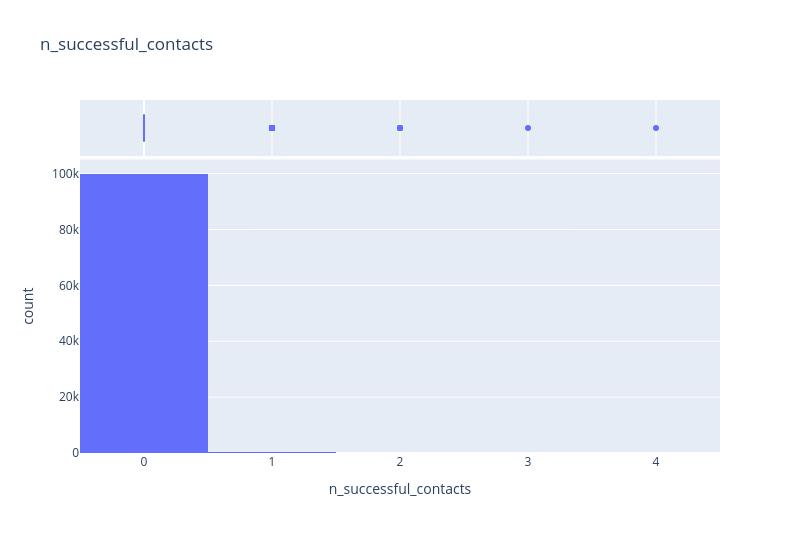
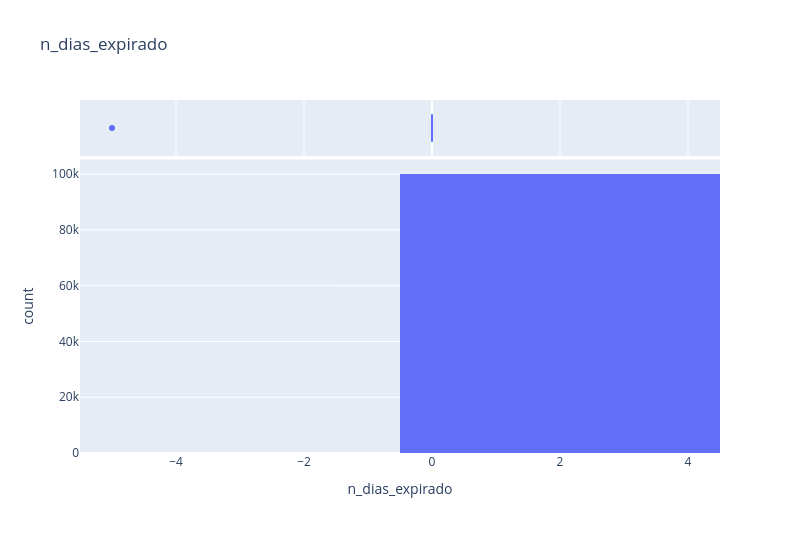
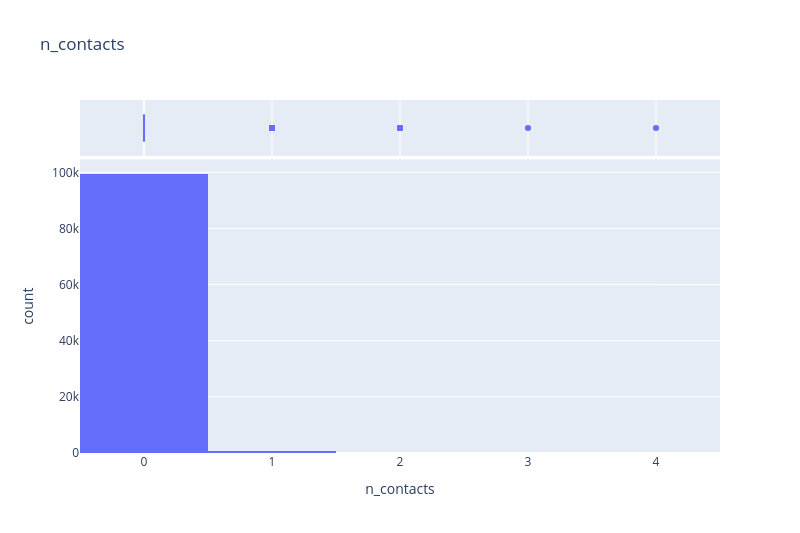
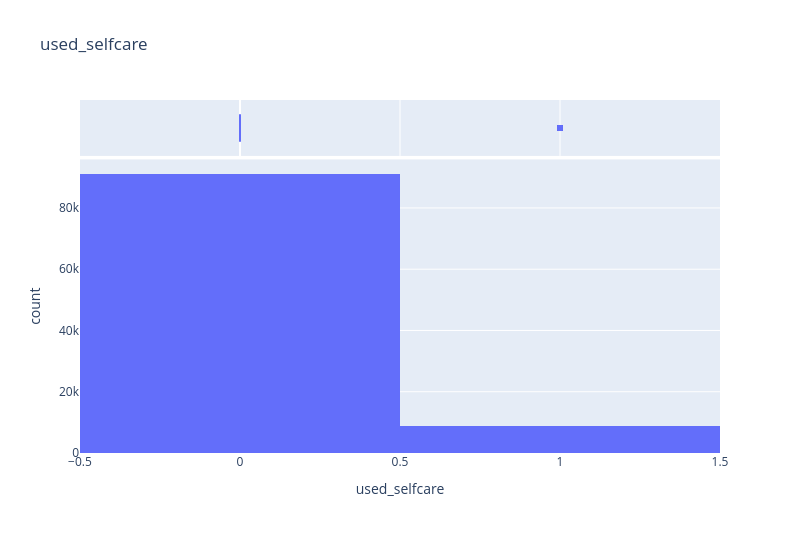

Notebook code for these charts, in order:
### Markdown cell above
### 📈 Visualize Top Correlated Features

Instead of plotting all 58 features, we'll focus on the **top 10 features most correlated with churn**.
This is more efficient and focuses on what matters for modeling.

### Code cell
# Visualize features with data quality issues

def plot_feature(df, col):
    """Plot histogram for numeric or bar chart for categorical."""
    
    if pd.api.types.is_numeric_dtype(df[col]):
        fig = px.histogram(df, x=col, title=f"{col}", marginal='box', width=w, height=w/1.5)
    else:
        counts = df[col].value_counts().head(15)
        fig = px.bar(x=counts.index, y=counts.values, title=f"{col} (top 15)", 
                     text=counts.values, width=w, height=w/1.5)
    fig.show()

# Plot top features with issues
print(f"📊 Plotting top 8 features with data quality flags:\n")
for col in summary.head(8).index:
    print(f"  {col}: {summary.loc[col, 'flags']}")
    plot_feature(df, col)

### Figure 1 — Plotly figure (JSON) as saved in the notebook; plotly's stock layout.template omitted (floating-point values rounded to 4 significant figures; data arrays with more than 128 entries replaced by an {"elided": "..."} marker saying what was removed)
{"data": [{"bingroup": "x", "hovertemplate": "n_successful_contacts=%{x}<br>count=%{y}<extra></extra>", "legendgroup": "", "marker": {"color": "#636efa", "pattern": {"shape": ""}}, "name": "", "orientation": "v", "showlegend": false, "type": "histogram", "x": {"elided": "100000 int values"}, "xaxis": "x", "yaxis": "y"}, {"hovertemplate": "n_successful_contacts=%{x}<extra></extra>", "legendgroup": "", "marker": {"color": "#636efa"}, "name": "", "notched": true, "showlegend": false, "type": "box", "x": {"elided": "100000 int values"}, "xaxis": "x2", "yaxis": "y2"}], "layout": {"barmode": "relative", "height": 533.3, "legend": {"tracegroupgap": 0}, "title": {"text": "n_successful_contacts"}, "width": 800, "xaxis": {"anchor": "y", "domain": [0, 1], "title": {"text": "n_successful_contacts"}}, "xaxis2": {"anchor": "y2", "domain": [0, 1], "matches": "x", "showgrid": true, "showticklabels": false}, "yaxis": {"anchor": "x", "domain": [0, 0.8316], "title": {"text": "count"}}, "yaxis2": {"anchor": "x2", "domain": [0.8416, 1], "matches": "y2", "showgrid": false, "showline": false, "showticklabels": false, "ticks": ""}}}

### Figure 2 — Plotly figure (JSON) as saved in the notebook; plotly's stock layout.template omitted (floating-point values rounded to 4 significant figures; data arrays with more than 128 entries replaced by an {"elided": "..."} marker saying what was removed)
{"data": [{"bingroup": "x", "hovertemplate": "n_dias_expirado=%{x}<br>count=%{y}<extra></extra>", "legendgroup": "", "marker": {"color": "#636efa", "pattern": {"shape": ""}}, "name": "", "orientation": "v", "showlegend": false, "type": "histogram", "x": {"elided": "100000 int values"}, "xaxis": "x", "yaxis": "y"}, {"hovertemplate": "n_dias_expirado=%{x}<extra></extra>", "legendgroup": "", "marker": {"color": "#636efa"}, "name": "", "notched": true, "showlegend": false, "type": "box", "x": {"elided": "100000 int values"}, "xaxis": "x2", "yaxis": "y2"}], "layout": {"barmode": "relative", "height": 533.3, "legend": {"tracegroupgap": 0}, "title": {"text": "n_dias_expirado"}, "width": 800, "xaxis": {"anchor": "y", "domain": [0, 1], "title": {"text": "n_dias_expirado"}}, "xaxis2": {"anchor": "y2", "domain": [0, 1], "matches": "x", "showgrid": true, "showticklabels": false}, "yaxis": {"anchor": "x", "domain": [0, 0.8316], "title": {"text": "count"}}, "yaxis2": {"anchor": "x2", "domain": [0.8416, 1], "matches": "y2", "showgrid": false, "showline": false, "showticklabels": false, "ticks": ""}}}

### Figure 3 — Plotly figure (JSON) as saved in the notebook; plotly's stock layout.template omitted (floating-point values rounded to 4 significant figures; data arrays with more than 128 entries replaced by an {"elided": "..."} marker saying what was removed)
{"data": [{"bingroup": "x", "hovertemplate": "n_contacts=%{x}<br>count=%{y}<extra></extra>", "legendgroup": "", "marker": {"color": "#636efa", "pattern": {"shape": ""}}, "name": "", "orientation": "v", "showlegend": false, "type": "histogram", "x": {"elided": "100000 int values"}, "xaxis": "x", "yaxis": "y"}, {"hovertemplate": "n_contacts=%{x}<extra></extra>", "legendgroup": "", "marker": {"color": "#636efa"}, "name": "", "notched": true, "showlegend": false, "type": "box", "x": {"elided": "100000 int values"}, "xaxis": "x2", "yaxis": "y2"}], "layout": {"barmode": "relative", "height": 533.3, "legend": {"tracegroupgap": 0}, "title": {"text": "n_contacts"}, "width": 800, "xaxis": {"anchor": "y", "domain": [0, 1], "title": {"text": "n_contacts"}}, "xaxis2": {"anchor": "y2", "domain": [0, 1], "matches": "x", "showgrid": true, "showticklabels": false}, "yaxis": {"anchor": "x", "domain": [0, 0.8316], "title": {"text": "count"}}, "yaxis2": {"anchor": "x2", "domain": [0.8416, 1], "matches": "y2", "showgrid": false, "showline": false, "showticklabels": false, "ticks": ""}}}

### Figure 4 — Plotly figure (JSON) as saved in the notebook; plotly's stock layout.template omitted (floating-point values rounded to 4 significant figures; data arrays with more than 128 entries replaced by an {"elided": "..."} marker saying what was removed)
{"data": [{"bingroup": "x", "hovertemplate": "used_selfcare=%{x}<br>count=%{y}<extra></extra>", "legendgroup": "", "marker": {"color": "#636efa", "pattern": {"shape": ""}}, "name": "", "orientation": "v", "showlegend": false, "type": "histogram", "x": {"elided": "100000 int values"}, "xaxis": "x", "yaxis": "y"}, {"hovertemplate": "used_selfcare=%{x}<extra></extra>", "legendgroup": "", "marker": {"color": "#636efa"}, "name": "", "notched": true, "showlegend": false, "type": "box", "x": {"elided": "100000 int values"}, "xaxis": "x2", "yaxis": "y2"}], "layout": {"barmode": "relative", "height": 533.3, "legend": {"tracegroupgap": 0}, "title": {"text": "used_selfcare"}, "width": 800, "xaxis": {"anchor": "y", "domain": [0, 1], "title": {"text": "used_selfcare"}}, "xaxis2": {"anchor": "y2", "domain": [0, 1], "matches": "x", "showgrid": true, "showticklabels": false}, "yaxis": {"anchor": "x", "domain": [0, 0.8316], "title": {"text": "count"}}, "yaxis2": {"anchor": "x2", "domain": [0.8416, 1], "matches": "y2", "showgrid": false, "showline": false, "showticklabels": false, "ticks": ""}}}
